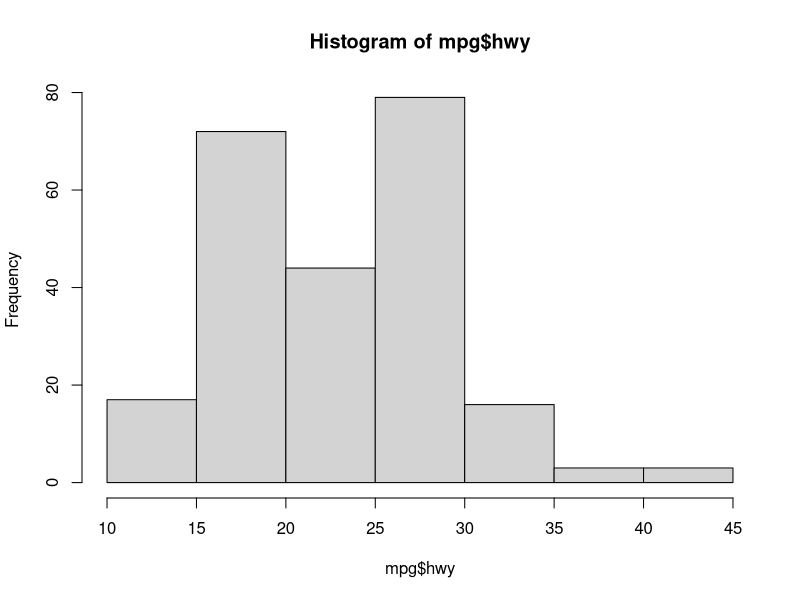
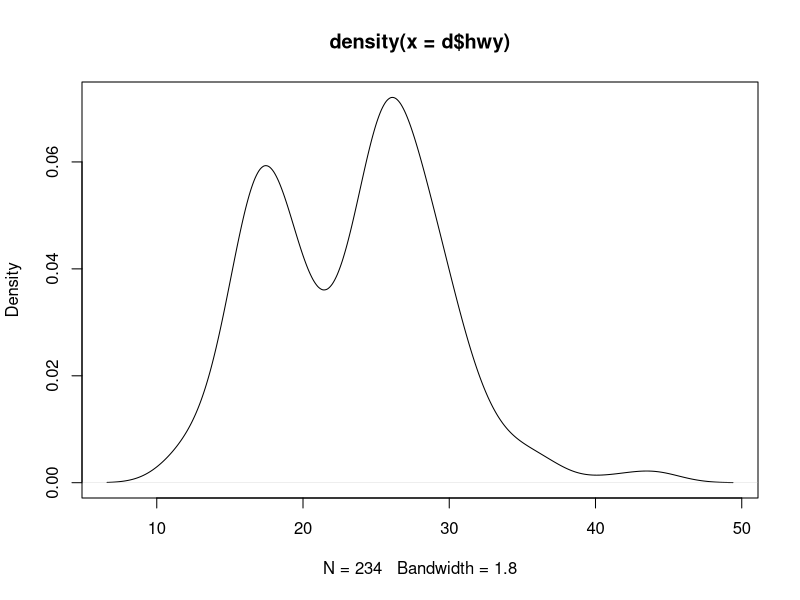
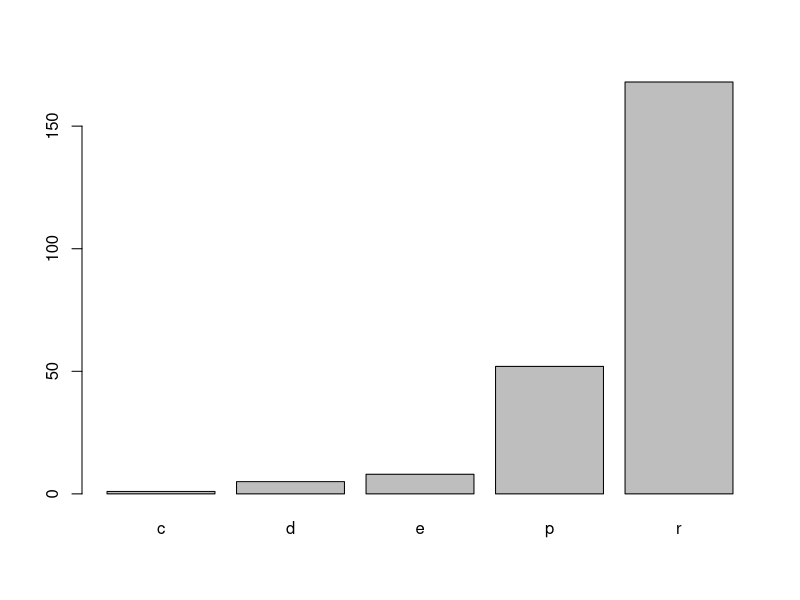
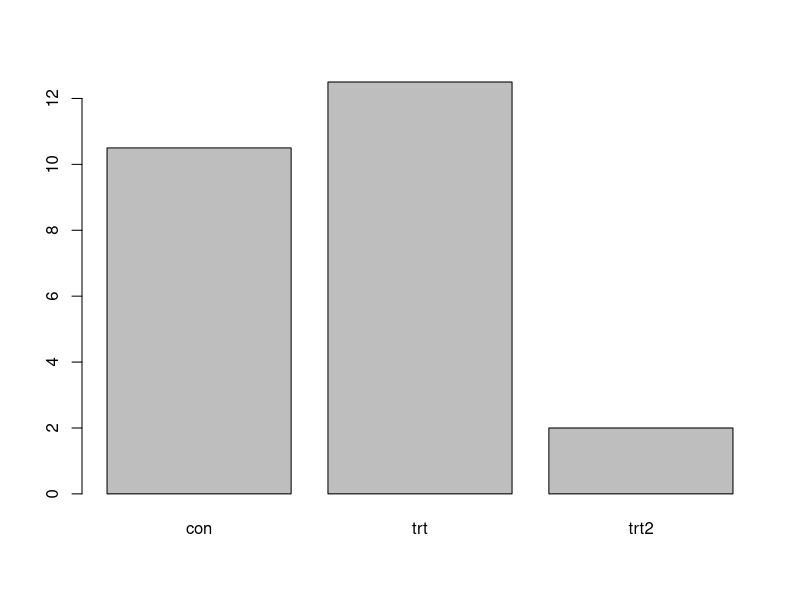
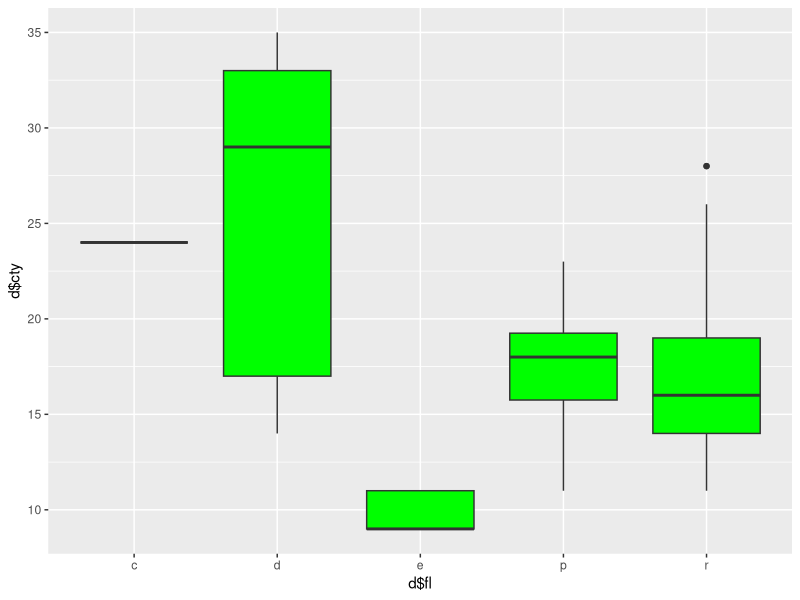
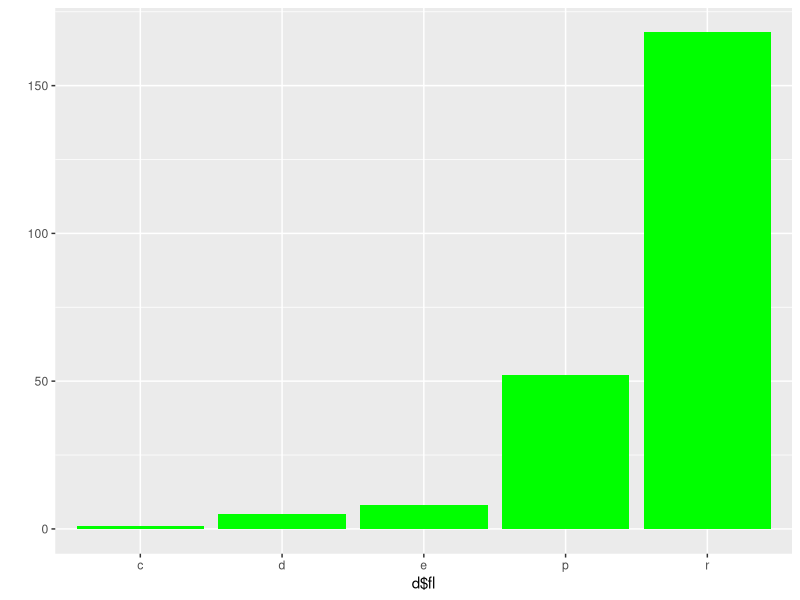
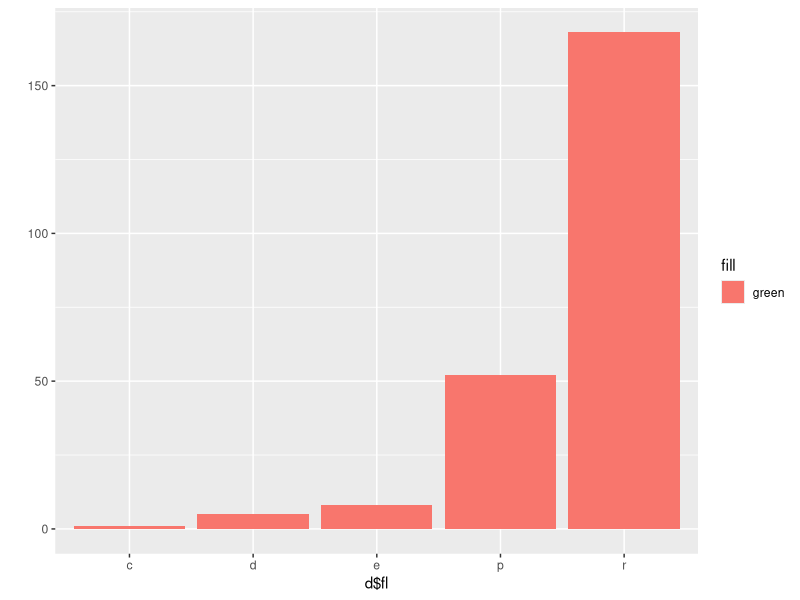
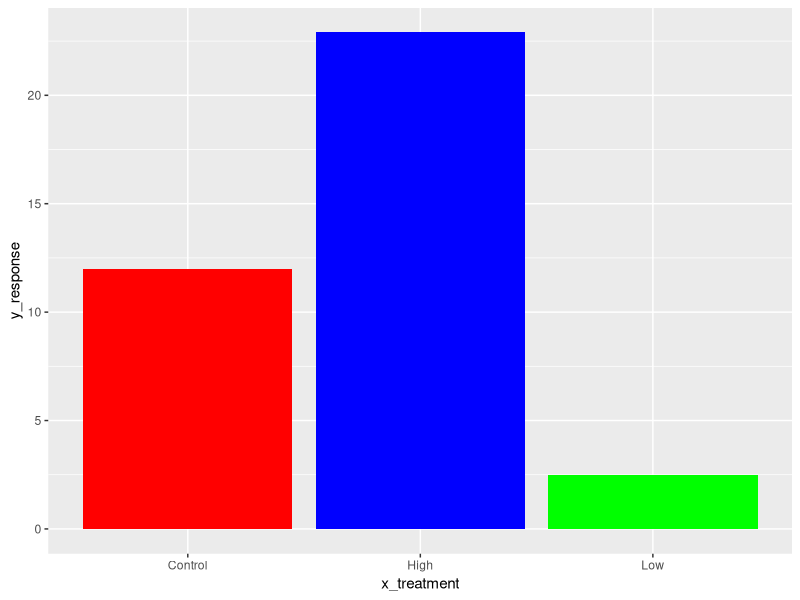

Source code (R) for these figures, in order:
## ---- chunk 1
library(ggplot2)
library(ggthemes)
library(patchwork)

d <- mpg # use built in mpg data frame
str(d)
hist(mpg$hwy)

## ---- chunk 2
# basic histogram (1 variable, continuous)


# basic density plot (1 variable, continuous)
plot(density(d$hwy))

# counts of a discrete variable (1 (or two) variable discrete)
table(d$fl)
table(d$fl,d$drv)

# basic bar plt (1 variable, discrete, counts)
barplot(table(d$fl))

# basic bar plot (1 variable, continuous)
mass <- c(con=10.5, trt=12.5, trt2=2)
 barplot(mass)

# basic boxplot
qplot(x=d$fl, y=d$cty,geom="boxplot",fill=I("green"))       

# basic barplot (long format)
qplot(x=d$fl,geom="bar",fill=I("green"))
qplot(x=d$fl,geom="bar",fill="green")

# bar plot with specified counts or meansw
x_treatment <- c("Control","Low","High")
y_response <- c(12,2.5,22.9)
qplot(x=x_treatment,y=y_response,geom="col",fill=I(c("red","green","blue")))
# basic curves and functions
my_vec <- seq(1,100,by=0.1)
my_fun <- function(x) sin(x) + 0.1*x
qplot(x=my_vec,y=sin(my_vec),geom="line") # built in functions
qplot(x=my_vec,y=dgamma(my_vec,shape=5, scale=3),geom="line") # stats d functions
qplot(x=my_vec,y=my_fun(my_vec),geom="line") # user-defined functions

## ---- chunk 3
 p1 <- ggplot(data=d, mapping=aes(x=displ,y=cty)) + geom_point()
 print(p1)
 
 p1 + theme_bw() # good with grid lines
 p1 + theme_classic() # no grid lines
 p1 + theme_linedraw() # black frame
 p1 + theme_dark() # good for brightly colored points
 p1 + theme_base() # mimics base R
 p1 + theme_par() # matches current par settings in base
 p1 + theme_void() # shows data only
 p1 + theme_solarized() # good for web pages
 p1 + theme_economist() # many specialized themes
 p1 + theme_grey() # ggplots default theme
## ---- chunk 4
 # use theme parameters to modify font and font size
 p1 + theme_classic(base_size=40,base_family="serif")
 # defaults: theme_grey, base_size=16,base_family="Helvetica")
 # font families (Mac): Times, Ariel, Monaco, Courier, Helvetica, serif,sans
 
# use coordinate_flip to invert entire plot
 p2 <- ggplot(data=d) +
       aes(x=fl,fill=fl) + 
       geom_bar()
 print(p2)
 p2 + coord_flip() + theme_grey(base_size=20,base_family="sans")
## ---- chunk 5

 p1 <- ggplot(data=d) +
       aes(x=displ,y=cty) + 
       geom_point(size=7,
                  shape=21,
                  color="black",
                  fill="steelblue") +
       labs(title="My graph title here",
            subtitle="An extended subtitle that will print below the main title",
            x="My x axis label",
            y="My y axis label") +
            xlim(0,4) + ylim(0,20)
 print(p1)
 
